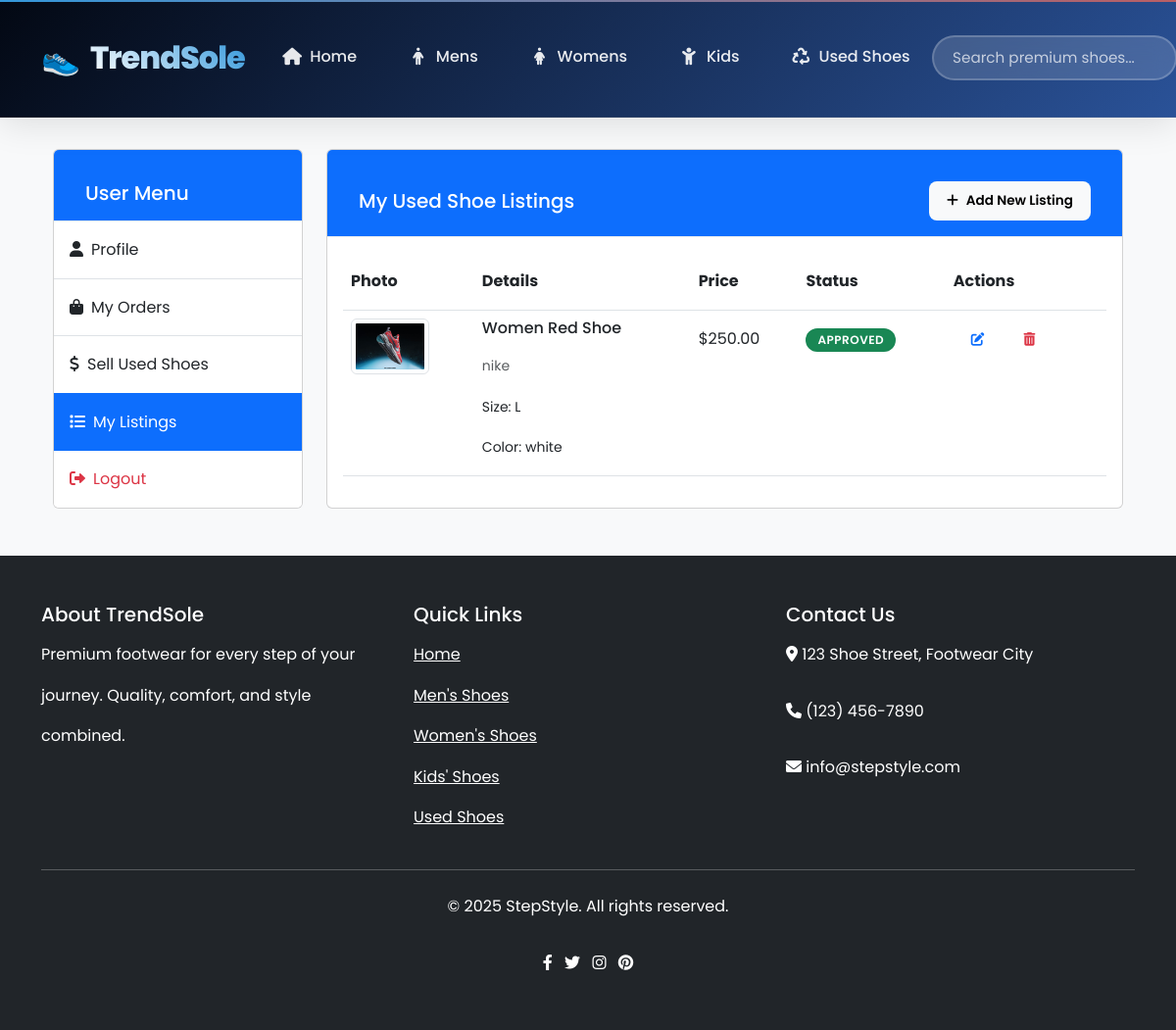
/shoe_store/pages/used_shoes/my_listings.php (signed in), run on the app's committed database.
### tables this page shows
CREATE TABLE `used_shoes` (
  `id` int(11) NOT NULL,
  `user_id` int(11) NOT NULL,
  `name` varchar(100) NOT NULL,
  `brand` varchar(50) NOT NULL,
  `size` varchar(20) NOT NULL,
  `color` varchar(30) NOT NULL,
  `gender` enum('men','women','kids') NOT NULL,
  `category` varchar(50) NOT NULL,
  `shoe_condition` varchar(20) NOT NULL,
  `price` decimal(10,2) NOT NULL,
  `quantity` int(11) NOT NULL DEFAULT 1,
  `description` text DEFAULT NULL,
  `image` varchar(255) NOT NULL,
  `status` enum('pending','approved','rejected') DEFAULT 'pending',
  `created_at` timestamp NOT NULL DEFAULT current_timestamp()
);

### shoe_store/pages/used_shoes/my_listings.php (the view, shortened to what this page needs)
<?php
require_once '../../includes/header.php';
$user_id = $_SESSION['user_id'];
$query = "SELECT * FROM used_shoes WHERE user_id = ? ORDER BY created_at DESC";
$stmt = $conn->prepare($query);
$stmt->bind_param("i", $user_id);
$stmt->execute();
$listings = $stmt->get_result();
?>
<div class="container mt-4">
    <div class="row">
        <div class="col-md-3">
            <?php include '../user/user_menu.php'; ?>
        </div>
        <div class="col-md-9">
            <div class="card">
                <div class="card-header bg-primary text-white d-flex justify-content-between align-items-center">
                    <h5 class="mb-0">My Used Shoe Listings</h5>
                    <a href="sell.php" class="btn btn-light btn-sm">
                        <i class="fas fa-plus"></i> Add New Listing
                    </a>
                </div>
                <div class="card-body">
                    <?php if($listings->num_rows > 0): ?>
                        <div class="table-responsive">
                            <table class="table">
                                <thead>
                                    <tr>
                                        <th>Photo</th>
                                        <th>Details</th>
                                        <th>Price</th>
                                        <th>Status</th>
                                        <th>Actions</th>
                                    </tr>
                                </thead>
                                <tbody>
                                    <?php while($listing = $listings->fetch_assoc()): ?>
                                        <tr>
                                            <td>
                                                <img src="../../assets/images/used_shoes/<?php echo $listing['image']; ?>"
                                                     width="80" height="80" class="img-thumbnail">
                                            </td>
                                            <td>
                                                <h6><?php echo htmlspecialchars($listing['name']); ?></h6>
                                                <small class="text-muted"><?php echo htmlspecialchars($listing['brand']); ?></small><br>
                                                <small>Size: <?php echo htmlspecialchars($listing['size']); ?></small><br>
                                                <small>Color: <?php echo htmlspecialchars($listing['color']); ?></small>
                                            </td>
                                            <td>$<?php echo number_format($listing['price'], 2); ?></td>
                                            <td>
                                                <span class="badge
                                                    <?php
                                                        switch($listing['status']) {
                                                            case 'approved': echo 'bg-success'; break;
                                                        }
                                                    ?>">
                                                    <?php echo ucfirst($listing['status']); ?>
                                                </span>
                                            </td>
                                            <td>
                                                <a href="edit_listing.php?id=<?php echo $listing['id']; ?>" class="btn btn-sm btn-outline-primary" title="Edit">
                                                    <i class="fas fa-edit"></i>
                                                </a>
                                                <button class="btn btn-sm btn-outline-danger delete-listing" data-id="<?php echo $listing['id']; ?>" title="Delete">
                                                    <i class="fas fa-trash-alt"></i>
                                                </button>
                                            </td>
                                        </tr>
                                    <?php endwhile; ?>
                                </tbody>
                            </table>
                        </div>
                    <?php endif; ?>
                </div>
            </div>
        </div>
    </div>
</div>
<?php require_once '../../includes/footer.php'; ?>

### shoe_store/assets/css/style.css (style rules this page uses)
:root { --primary-color: #1a1a1a; --secondary-color: #f8f9fa; --accent-color: #007bff; --text-primary: #2c3e50; --text-secondary: #6c757d; --border-color: #e9ecef; --shadow-light: 0 2px 10px rgba(0, 0, 0, 0.1); --shadow-medium: 0 4px 20px rgba(0, 0, 0, 0.15); --shadow-heavy: 0 8px 30px rgba(0, 0, 0, 0.2); --transition: all 0.3s ease; }
body { font-family: "Inter", "Segoe UI", Tahoma, Geneva, Verdana, sans-serif; background-color: #ffffff; color: var(--text-primary); line-height: 1.6; }
.btn { border-radius: 50px; font-weight: 600; transition: var(--transition); border: 2px solid transparent; }

### shoe_store/assets/css/adminstyle.css (style rules this page uses)
.btn { padding: 0.75rem 1.5rem; border-radius: 0.5rem; font-weight: 600; font-size: 0.9rem; border: 2px solid transparent; cursor: pointer; transition: all 0.3s ease; text-decoration: none; display: inline-flex; align-items: center; gap: 0.5rem; }
.btn-sm { padding: 0.5rem 1rem; font-size: 0.85rem; }
.card-header { padding: 2rem 2rem 1rem; display: flex; justify-content: space-between; align-items: flex-start; border-bottom: 1px solid #f0f0f0; }

### shoe_store/assets/css/adminstyle2.css (style rules this page uses)
.badge { padding: 0.375rem 0.75rem; border-radius: 50px; font-size: 0.75rem; font-weight: 600; text-transform: uppercase; letter-spacing: 0.5px; }

### shoe_store/includes/header.php (style rules this page uses)
:root { --primary-color: #2c3e50; --accent-color: #e74c3c; --success-color: #27ae60; --warning-color: #f39c12; --dark-color: #1a252f; --light-color: #ecf0f1; --gradient-primary: linear-gradient(135deg, #667eea 0%, #764ba2 100%); --gradient-secondary: linear-gradient(135deg, #f093fb 0%, #f5576c 100%); --shadow-light: 0 2px 10px rgba(0,0,0,0.1); --shadow-medium: 0 5px 25px rgba(0,0,0,0.15); --shadow-heavy: 0 10px 40px rgba(0,0,0,0.2); --border-radius: 12px; --transition: all 0.3s cubic-bezier(0.4, 0, 0.2, 1); }
* { margin: 0; padding: 0; box-sizing: border-box; }
body { font-family: 'Poppins', sans-serif; line-height: 2.6; color: #333; background-color: #f8f9fa; }
.fas, .fab { transition: var(--transition); }
html { scroll-behavior: smooth; }

### data on the page
used_shoes: image (picture), name "Women Red Shoe", brand "nike", size "L", color "white", price "250.00", status "APPROVED"
